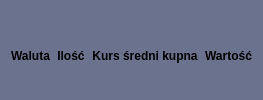
               <widget class="QFrame" name="frame_currency_titles">
                <property name="styleSheet">
                 <string notr="true">background-color: #6B728E;
border-bottom-left-radius: 0px;
border-bottom-right-radius: 0px;</string>
                </property>
                <property name="frameShape">
                 <enum>QFrame::StyledPanel</enum>
                </property>
                <property name="frameShadow">
                 <enum>QFrame::Raised</enum>
                </property>
                <layout class="QHBoxLayout" name="horizontalLayout_11">
                 <property name="spacing">
                  <number>7</number>
                 </property>
                 <property name="leftMargin">
                  <number>11</number>
                 </property>
                 <property name="topMargin">
                  <number>11</number>
                 </property>
                 <property name="rightMargin">
                  <number>11</number>
                 </property>
                 <property name="bottomMargin">
                  <number>0</number>
                 </property>
                 <item>
                  <widget class="QLabel" name="label_currency_name">
                   <property name="font">
                    <font>
                     <weight>75</weight>
                     <bold>true</bold>
                    </font>
                   </property>
                   <property name="text">
                    <string>Waluta</string>
                   </property>
                   <property name="alignment">
                    <set>Qt::AlignCenter</set>
                   </property>
                  </widget>
                 </item>
                 <item>
                  <widget class="QLabel" name="label_currency_quantity">
                   <property name="font">
                    <font>
                     <weight>75</weight>
                     <bold>true</bold>
                    </font>
                   </property>
                   <property name="text">
                    <string>Ilość</string>
                   </property>
                   <property name="alignment">
                    <set>Qt::AlignCenter</set>
                   </property>
                  </widget>
                 </item>
                 <item>
                  <widget class="QLabel" name="label_currency_rate">
                   <property name="font">
                    <font>
                     <weight>75</weight>
                     <bold>true</bold>
                    </font>
                   </property>
                   <property name="text">
                    <string>Kurs średni kupna</string>
                   </property>
                   <property name="alignment">
                    <set>Qt::AlignCenter</set>
                   </property>
                  </widget>
                 </item>
                 <item>
                  <widget class="QLabel" name="label_currency_value">
                   <property name="font">
                    <font>
                     <weight>75</weight>
                     <bold>true</bold>
                    </font>
                   </property>
                   <property name="text">
                    <string>Wartość</string>
                   </property>
                   <property name="alignment">
                    <set>Qt::AlignCenter</set>
                   </property>
                  </widget>
                 </item>
                </layout>
               </widget>
